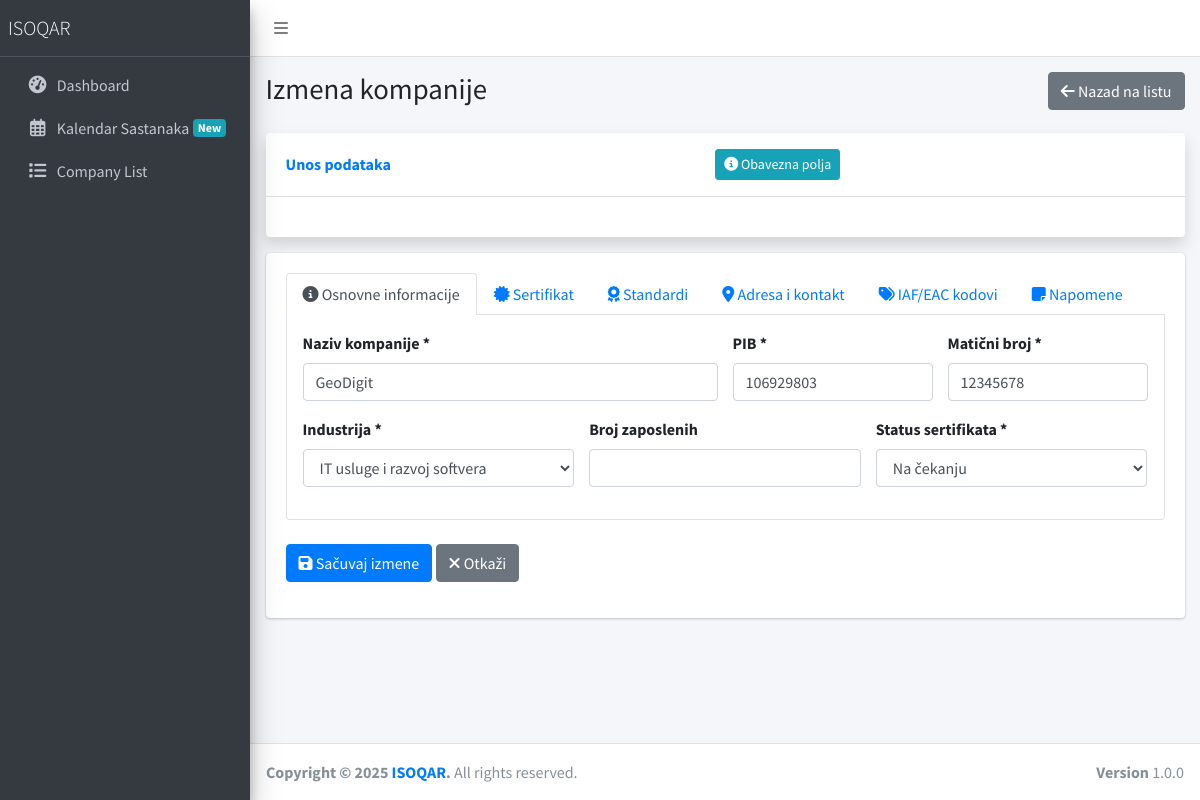
The app's page /company/companies/1/update/, older data.
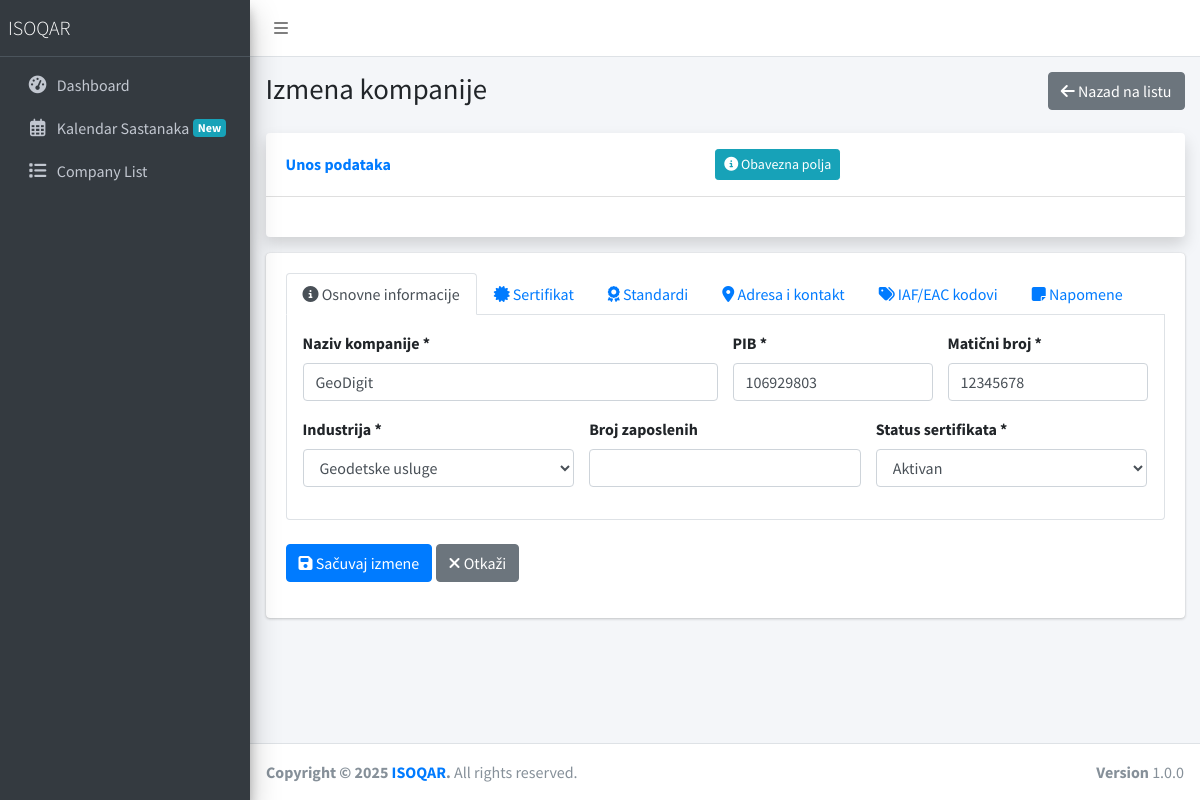
The same page, newer data.
### company/company_models.py (models this page shows, shortened)
class Company(models.Model):
    STATUS_ACTIVE = 'active'
    STATUS_SUSPENDED = 'suspended'
    STATUS_WITHDRAWN = 'withdrawn'
    STATUS_EXPIRED = 'expired'
    STATUS_PENDING = 'pending'
    STATUS_CANCELLED = 'cancelled'
    CERTIFICATE_STATUS_CHOICES = [
        (STATUS_ACTIVE, _('Aktivan')),
        (STATUS_SUSPENDED, _('Suspendovan')),
        (STATUS_WITHDRAWN, _('Deregistrovan')),
        (STATUS_EXPIRED, _('Istekao')),
        (STATUS_PENDING, _('Na čekanju')),
        (STATUS_CANCELLED, _('Otkazan')),
    ]
    name = models.CharField(_("Naziv kompanije"), max_length=200)
    pib = models.CharField(_("PIB"), max_length=9, blank=True, null=True, validators=[
        RegexValidator(r'^\d{9}$', _('PIB mora sadržati tačno 9 cifara'))
    ])
    mb = models.CharField(_("Matični broj"), max_length=8, blank=True, null=True, validators=[
        RegexValidator(r'^\d{8}$', _('Matični broj mora sadržati tačno 8 cifara'))
    ])
    street = models.CharField(_("Ulica"), max_length=200, blank=True, null=True)
    street_number = models.CharField(_("Broj"), max_length=20, blank=True, null=True)
    city = models.CharField(
        _("Grad"),
        max_length=50,
        choices=SERBIA_CITY_CHOICES,
        help_text=_("Izaberite grad"),
        blank=True,
        null=True
    )
    postal_code = models.CharField(_("Poštanski broj"), max_length=10, blank=True, null=True)
    country = models.CharField(_("Država"), max_length=100, default="Srbija")
    phone = models.CharField(_("Telefon"), max_length=50, blank=True, null=True)
    email = models.EmailField(_("Email"), blank=True, null=True)
    website = models.URLField(_("Web sajt"), blank=True, null=True)
    industry = models.CharField(
        _("Industrija"),
        max_length=50,
        choices=INDUSTRY_CHOICES,
        blank=True,
        null=True,
        help_text=_("Izaberite industriju")
    )
    number_of_employees = models.IntegerField(_("Broj zaposlenih"), blank=True, null=True)
    certificate_status = models.CharField(
        _("Status sertifikata"),
        max_length=50,
        choices=CERTIFICATE_STATUS_CHOICES,
        default=STATUS_PENDING
    )
    certificate_number = models.CharField(_("Broj sertifikata"), max_length=100, blank=True, null=True)
    suspension_until_date = models.DateField(_("Suspenzija do datuma"), blank=True, null=True)
    audit_days = models.DecimalField(_("Broj dana audita"), max_digits=18, decimal_places=1, blank=True, null=True)
    initial_audit_conducted_date = models.DateField(_("Datum inicijalnog audita"), blank=True, null=True)
    visits_per_year = models.DecimalField(_("Poseta godišnje"), max_digits=18, decimal_places=0, blank=True, null=True)
    audit_days_each = models.DecimalField(_("Dana po auditu"), max_digits=18, decimal_places=1, blank=True, null=True)
    oblast_registracije = models.TextField(_("Oblast registracije"), blank=True, null=True, help_text=_("Unesite oblast registracije kompanije"))
    notes = models.TextField(_("Napomene"), blank=True, null=True)
    is_active = models.BooleanField(_("Aktivna"), default=True)
    created_at = models.DateTimeField(_("Kreirano"), default=timezone.now)
    updated_at = models.DateTimeField(_("Ažurirano"), auto_now=True)
    class Meta:
        verbose_name = _("Kompanija")
        verbose_name_plural = _("Kompanije")
        ordering = ['-created_at']

### company/views.py (the view, shortened to what this page needs)
# urls.py: path('companies/<int:pk>/update/', CompanyUpdateView.as_view(), name='update'),
class CompanyUpdateView(UpdateView):
    model = Company
    template_name = 'company/company-form.html'
    form_class = CompanyForm
    def get_context_data(self, **kwargs):
        context = super().get_context_data(**kwargs)
        context['title'] = 'Izmena kompanije'
        context['submit_text'] = 'Sačuvaj izmene'
        context['all_iaf_eac_codes'] = IAFEACCode.objects.all().order_by('iaf_code')
        from .standard_models import StandardDefinition
        context['all_standard_definitions'] = StandardDefinition.objects.filter(active=True).order_by('code')
        return context

### templates/company/company-form.html (shortened to what the changed rows need)
{% extends "layouts/base.html" %}
{% block content %}
<div class="content-wrapper">
  <div class="content-header">
    <div class="container-fluid">
      <div class="row mb-2">
        <div class="col-sm-6">
          <h1 class="m-0">{{ title }}</h1>
        </div>
      </div>
    </div>
  </div>
  <div class="content">
    <div class="container-fluid">
      <div class="card">
        <div class="card-body">
          <form method="post">
            <div class="tab-content p-3 border border-top-0 rounded-bottom" id="companyFormTabsContent">
              <div class="tab-pane fade show active" id="basic" role="tabpanel" aria-labelledby="basic-tab">
                <div class="row">
                  <div class="col-md-6">
                    <div class="form-group">
                      <label for="{{ form.name.id_for_label }}">Naziv kompanije *</label>
                      <input type="text" name="{{ form.name.name }}" id="{{ form.name.id_for_label }}"
                             class="form-control {% if form.name.errors %}is-invalid{% endif %}"
                             value="{{ form.name.value|default:'' }}" required>
                    </div>
                  </div>
                  <div class="col-md-3">
                    <div class="form-group">
                      <label for="{{ form.pib.id_for_label }}">PIB *</label>
                      <input type="text" name="{{ form.pib.name }}" id="{{ form.pib.id_for_label }}"
                             class="form-control {% if form.pib.errors %}is-invalid{% endif %}"
                             value="{{ form.pib.value|default:'' }}" required>
                    </div>
                  </div>
                  <div class="col-md-3">
                    <div class="form-group">
                      <label for="{{ form.mb.id_for_label }}">Matični broj *</label>
                      <input type="text" name="{{ form.mb.name }}" id="{{ form.mb.id_for_label }}"
                             class="form-control {% if form.mb.errors %}is-invalid{% endif %}"
                             value="{{ form.mb.value|default:'' }}" required>
                    </div>
                  </div>
                </div>
                <div class="row">
                  <div class="col-md-4">
                    <div class="form-group">
                      <label for="{{ form.industry.id_for_label }}">Industrija *</label>
                      <select name="{{ form.industry.name }}" id="{{ form.industry.id_for_label }}"
                              class="form-control {% if form.industry.errors %}is-invalid{% endif %}" required>
                        {% for value, text in form.fields.industry.choices %}
                          <option value="{{ value }}" {% if form.industry.value == value %}selected{% endif %}>
                            {{ text }}
                          </option>
                        {% endfor %}
                      </select>
                    </div>
                  </div>
                  <div class="col-md-4">
                    <div class="form-group">
                      <label for="{{ form.certificate_status.id_for_label }}">Status sertifikata *</label>
                      <select name="{{ form.certificate_status.name }}" id="{{ form.certificate_status.id_for_label }}"
                              class="form-control {% if form.certificate_status.errors %}is-invalid{% endif %}" required>
                        {% for value, text in form.fields.certificate_status.choices %}
                          <option value="{{ value }}" {% if form.certificate_status.value == value %}selected{% endif %}>
                            {{ text }}
                          </option>
                        {% endfor %}
                      </select>
                    </div>
                  </div>
                </div>
              </div>
            </div>
          </form>
        </div>
      </div>
    </div>
  </div>
</div>
{% endblock %}

Row changes from the older to the newer data that the page shows:
changed Company "GeoDigit": industry "IT usluge i razvoj softvera" → "Geodetske usluge"; certificate_status "Na čekanju" → "Aktivan"
